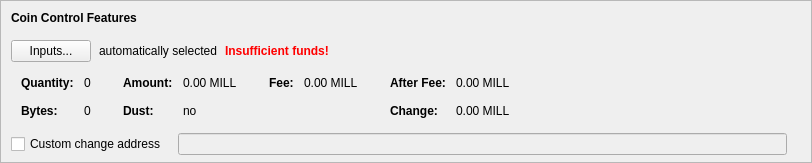
    <widget class="QFrame" name="frameCoinControl">
     <property name="sizePolicy">
      <sizepolicy hsizetype="Expanding" vsizetype="Expanding">
       <horstretch>0</horstretch>
       <verstretch>0</verstretch>
      </sizepolicy>
     </property>
     <property name="maximumSize">
      <size>
       <width>16777215</width>
       <height>16777215</height>
      </size>
     </property>
     <property name="frameShape">
      <enum>QFrame::StyledPanel</enum>
     </property>
     <property name="frameShadow">
      <enum>QFrame::Sunken</enum>
     </property>
     <layout class="QVBoxLayout" name="verticalLayoutCoinControl2">
      <property name="spacing">
       <number>0</number>
      </property>
      <property name="leftMargin">
       <number>0</number>
      </property>
      <property name="topMargin">
       <number>0</number>
      </property>
      <property name="rightMargin">
       <number>0</number>
      </property>
      <property name="bottomMargin">
       <number>6</number>
      </property>
      <item>
       <layout class="QVBoxLayout" name="verticalLayoutCoinControl" stretch="0,0,0,0,1">
        <property name="spacing">
         <number>0</number>
        </property>
        <property name="leftMargin">
         <number>10</number>
        </property>
        <property name="topMargin">
         <number>10</number>
        </property>
        <item>
         <layout class="QHBoxLayout" name="horizontalLayoutCoinControl1">
          <property name="bottomMargin">
           <number>15</number>
          </property>
          <item>
           <widget class="QLabel" name="labelCoinControlFeatures">
            <property name="sizePolicy">
             <sizepolicy hsizetype="Preferred" vsizetype="Maximum">
              <horstretch>0</horstretch>
              <verstretch>0</verstretch>
             </sizepolicy>
            </property>
            <property name="font">
             <font>
              <weight>75</weight>
              <bold>true</bold>
             </font>
            </property>
            <property name="styleSheet">
             <string notr="true">font-weight:bold;</string>
            </property>
            <property name="text">
             <string>Coin Control Features</string>
            </property>
           </widget>
          </item>
         </layout>
        </item>
        <item>
         <layout class="QHBoxLayout" name="horizontalLayoutCoinControl2" stretch="0,0,0,0">
          <property name="spacing">
           <number>8</number>
          </property>
          <property name="bottomMargin">
           <number>10</number>
          </property>
          <item>
           <widget class="QPushButton" name="pushButtonCoinControl">
            <property name="styleSheet">
             <string notr="true"/>
            </property>
            <property name="text">
             <string>Inputs...</string>
            </property>
            <property name="autoDefault">
             <bool>false</bool>
            </property>
           </widget>
          </item>
          <item>
           <widget class="QLabel" name="labelCoinControlAutomaticallySelected">
            <property name="text">
             <string>automatically selected</string>
            </property>
            <property name="margin">
             <number>5</number>
            </property>
           </widget>
          </item>
          <item>
           <widget class="QLabel" name="labelCoinControlInsuffFunds">
            <property name="font">
             <font>
              <weight>75</weight>
              <bold>true</bold>
             </font>
            </property>
            <property name="styleSheet">
             <string notr="true">color:red;font-weight:bold;</string>
            </property>
            <property name="text">
             <string>Insufficient funds!</string>
            </property>
            <property name="margin">
             <number>5</number>
            </property>
           </widget>
          </item>
          <item>
           <spacer name="horizontalSpacerCoinControl">
            <property name="orientation">
             <enum>Qt::Horizontal</enum>
            </property>
            <property name="sizeHint" stdset="0">
             <size>
              <width>40</width>
              <height>1</height>
             </size>
            </property>
           </spacer>
          </item>
         </layout>
        </item>
        <item>
         <widget class="QWidget" name="widgetCoinControl" native="true">
          <property name="sizePolicy">
           <sizepolicy hsizetype="Preferred" vsizetype="Preferred">
            <horstretch>0</horstretch>
            <verstretch>0</verstretch>
           </sizepolicy>
          </property>
          <property name="minimumSize">
           <size>
            <width>0</width>
            <height>0</height>
           </size>
          </property>
          <property name="styleSheet">
           <string notr="true"/>
          </property>
          <layout class="QHBoxLayout" name="horizontalLayoutCoinControl5">
           <property name="leftMargin">
            <number>0</number>
           </property>
           <property name="topMargin">
            <number>0</number>
           </property>
           <property name="rightMargin">
            <number>0</number>
           </property>
           <property name="bottomMargin">
            <number>0</number>
           </property>
           <item>
            <layout class="QHBoxLayout" name="horizontalLayoutCoinControl3" stretch="0,0,0,1">
             <property name="spacing">
              <number>20</number>
             </property>
             <property name="topMargin">
              <number>0</number>
             </property>
             <property name="bottomMargin">
              <number>10</number>
             </property>
             <item>
              <layout class="QFormLayout" name="formLayoutCoinControl1">
               <property name="horizontalSpacing">
                <number>10</number>
               </property>
               <property name="verticalSpacing">
                <number>14</number>
               </property>
               <property name="leftMargin">
                <number>10</number>
               </property>
               <property name="topMargin">
                <number>4</number>
               </property>
               <property name="rightMargin">
                <number>6</number>
               </property>
               <item row="0" column="0">
                <widget class="QLabel" name="labelCoinControlQuantityText">
                 <property name="font">
                  <font>
                   <weight>75</weight>
                   <bold>true</bold>
                  </font>
                 </property>
                 <property name="text">
                  <string>Quantity:</string>
                 </property>
                 <property name="margin">
                  <number>0</number>
                 </property>
                </widget>
               </item>
               <item row="0" column="1">
                <widget class="QLabel" name="labelCoinControlQuantity">
                 <property name="cursor">
                  <cursorShape>IBeamCursor</cursorShape>
                 </property>
                 <property name="contextMenuPolicy">
                  <enum>Qt::ActionsContextMenu</enum>
                 </property>
                 <property name="text">
                  <string notr="true">0</string>
                 </property>
                 <property name="margin">
                  <number>0</number>
                 </property>
                 <property name="textInteractionFlags">
                  <set>Qt::LinksAccessibleByMouse|Qt::TextSelectableByKeyboard|Qt::TextSelectableByMouse</set>
                 </property>
                </widget>
               </item>
               <item row="1" column="0">
                <widget class="QLabel" name="labelCoinControlBytesText">
                 <property name="font">
                  <font>
                   <weight>75</weight>
                   <bold>true</bold>
                  </font>
                 </property>
                 <property name="text">
                  <string>Bytes:</string>
                 </property>
                </widget>
               </item>
               <item row="1" column="1">
                <widget class="QLabel" name="labelCoinControlBytes">
                 <property name="cursor">
                  <cursorShape>IBeamCursor</cursorShape>
                 </property>
                 <property name="contextMenuPolicy">
                  <enum>Qt::ActionsContextMenu</enum>
                 </property>
                 <property name="text">
                  <string notr="true">0</string>
                 </property>
                 <property name="textInteractionFlags">
                  <set>Qt::LinksAccessibleByMouse|Qt::TextSelectableByKeyboard|Qt::TextSelectableByMouse</set>
                 </property>
                </widget>
               </item>
              </layout>
             </item>
             <item>
              <layout class="QFormLayout" name="formLayoutCoinControl2">
               <property name="horizontalSpacing">
                <number>10</number>
               </property>
               <property name="verticalSpacing">
                <number>14</number>
               </property>
               <property name="leftMargin">
                <number>6</number>
               </property>
               <property name="topMargin">
                <number>4</number>
               </property>
               <property name="rightMargin">
                <number>6</number>
               </property>
               <item row="0" column="0">
                <widget class="QLabel" name="labelCoinControlAmountText">
                 <property name="font">
                  <font>
                   <weight>75</weight>
                   <bold>true</bold>
                  </font>
                 </property>
                 <property name="text">
                  <string>Amount:</string>
                 </property>
                 <property name="margin">
                  <number>0</number>
                 </property>
                </widget>
               </item>
               <item row="0" column="1">
                <widget class="QLabel" name="labelCoinControlAmount">
                 <property name="cursor">
                  <cursorShape>IBeamCursor</cursorShape>
                 </property>
                 <property name="contextMenuPolicy">
                  <enum>Qt::ActionsContextMenu</enum>
                 </property>
                 <property name="text">
                  <string notr="true">0.00 MILL</string>
                 </property>
                 <property name="textInteractionFlags">
                  <set>Qt::LinksAccessibleByMouse|Qt::TextSelectableByKeyboard|Qt::TextSelectableByMouse</set>
                 </property>
                </widget>
               </item>
               <item row="1" column="0">
                <widget class="QLabel" name="labelCoinControlLowOutputText">
                 <property name="font">
                  <font>
                   <weight>75</weight>
                   <bold>true</bold>
                  </font>
                 </property>
                 <property name="text">
                  <string>Dust:</string>
                 </property>
                </widget>
               </item>
               <item row="1" column="1">
                <widget class="QLabel" name="labelCoinControlLowOutput">
                 <property name="cursor">
                  <cursorShape>IBeamCursor</cursorShape>
                 </property>
                 <property name="contextMenuPolicy">
                  <enum>Qt::ActionsContextMenu</enum>
                 </property>
                 <property name="text">
                  <string notr="true">no</string>
                 </property>
                 <property name="textInteractionFlags">
                  <set>Qt::LinksAccessibleByMouse|Qt::TextSelectableByKeyboard|Qt::TextSelectableByMouse</set>
                 </property>
                </widget>
               </item>
              </layout>
             </item>
             <item>
              <layout class="QFormLayout" name="formLayoutCoinControl3">
               <property name="horizontalSpacing">
                <number>10</number>
               </property>
               <property name="verticalSpacing">
                <number>14</number>
               </property>
               <property name="leftMargin">
                <number>6</number>
               </property>
               <property name="topMargin">
                <number>4</number>
               </property>
               <property name="rightMargin">
                <number>6</number>
               </property>
               <item row="0" column="0">
                <widget class="QLabel" name="labelCoinControlFeeText">
                 <property name="font">
                  <font>
                   <weight>75</weight>
                   <bold>true</bold>
                  </font>
                 </property>
                 <property name="text">
                  <string>Fee:</string>
                 </property>
                 <property name="margin">
                  <number>0</number>
                 </property>
                </widget>
               </item>
               <item row="0" column="1">
                <widget class="QLabel" name="labelCoinControlFee">
                 <property name="cursor">
                  <cursorShape>IBeamCursor</cursorShape>
                 </property>
                 <property name="contextMenuPolicy">
                  <enum>Qt::ActionsContextMenu</enum>
                 </property>
                 <property name="text">
                  <string notr="true">0.00 MILL</string>
                 </property>
                 <property name="textInteractionFlags">
                  <set>Qt::LinksAccessibleByMouse|Qt::TextSelectableByKeyboard|Qt::TextSelectableByMouse</set>
                 </property>
                </widget>
               </item>
              </layout>
             </item>
             <item>
              <layout class="QFormLayout" name="formLayoutCoinControl4">
               <property name="horizontalSpacing">
                <number>10</number>
               </property>
               <property name="verticalSpacing">
                <number>14</number>
               </property>
               <property name="leftMargin">
                <number>6</number>
               </property>
               <property name="topMargin">
                <number>4</number>
               </property>
               <property name="rightMargin">
                <number>6</number>
               </property>
               <item row="0" column="0">
                <widget class="QLabel" name="labelCoinControlAfterFeeText">
                 <property name="font">
                  <font>
                   <weight>75</weight>
                   <bold>true</bold>
                  </font>
                 </property>
                 <property name="text">
                  <string>After Fee:</string>
                 </property>
                 <property name="margin">
                  <number>0</number>
                 </property>
                </widget>
               </item>
               <item row="0" column="1">
                <widget class="QLabel" name="labelCoinControlAfterFee">
                 <property name="cursor">
                  <cursorShape>IBeamCursor</cursorShape>
                 </property>
                 <property name="contextMenuPolicy">
                  <enum>Qt::ActionsContextMenu</enum>
                 </property>
                 <property name="text">
                  <string notr="true">0.00 MILL</string>
                 </property>
                 <property name="textInteractionFlags">
                  <set>Qt::LinksAccessibleByMouse|Qt::TextSelectableByKeyboard|Qt::TextSelectableByMouse</set>
                 </property>
                </widget>
               </item>
               <item row="1" column="0">
                <widget class="QLabel" name="labelCoinControlChangeText">
                 <property name="font">
                  <font>
                   <weight>75</weight>
                   <bold>true</bold>
                  </font>
                 </property>
                 <property name="text">
                  <string>Change:</string>
                 </property>
                </widget>
               </item>
               <item row="1" column="1">
                <widget class="QLabel" name="labelCoinControlChange">
                 <property name="cursor">
                  <cursorShape>IBeamCursor</cursorShape>
                 </property>
                 <property name="contextMenuPolicy">
                  <enum>Qt::ActionsContextMenu</enum>
                 </property>
                 <property name="text">
                  <string notr="true">0.00 MILL</string>
                 </property>
                 <property name="textInteractionFlags">
                  <set>Qt::LinksAccessibleByMouse|Qt::TextSelectableByKeyboard|Qt::TextSelectableByMouse</set>
                 </property>
                </widget>
               </item>
              </layout>
             </item>
            </layout>
           </item>
          </layout>
         </widget>
        </item>
        <item>
         <layout class="QHBoxLayout" name="horizontalLayoutCoinControl4" stretch="0,0,0">
          <property name="spacing">
           <number>12</number>
          </property>
          <property name="sizeConstraint">
           <enum>QLayout::SetDefaultConstraint</enum>
          </property>
          <property name="topMargin">
           <number>5</number>
          </property>
          <property name="rightMargin">
           <number>5</number>
          </property>
          <item>
           <widget class="QCheckBox" name="checkBoxCoinControlChange">
            <property name="toolTip">
             <string>If this is activated, but the change address is empty or invalid, change will be sent to a newly generated address.</string>
            </property>
            <property name="text">
             <string>Custom change address</string>
            </property>
           </widget>
          </item>
          <item>
           <widget class="QValidatedLineEdit" name="lineEditCoinControlChange">
            <property name="enabled">
             <bool>false</bool>
            </property>
            <property name="sizePolicy">
             <sizepolicy hsizetype="Expanding" vsizetype="Fixed">
              <horstretch>0</horstretch>
              <verstretch>0</verstretch>
             </sizepolicy>
            </property>
           </widget>
          </item>
          <item>
           <widget class="QLabel" name="labelCoinControlChangeLabel">
            <property name="sizePolicy">
             <sizepolicy hsizetype="Preferred" vsizetype="Expanding">
              <horstretch>0</horstretch>
              <verstretch>0</verstretch>
             </sizepolicy>
            </property>
            <property name="minimumSize">
             <size>
              <width>0</width>
              <height>0</height>
             </size>
            </property>
            <property name="text">
             <string/>
            </property>
            <property name="margin">
             <number>3</number>
            </property>
           </widget>
          </item>
         </layout>
        </item>
        <item>
         <spacer name="verticalSpacerCoinControl">
          <property name="orientation">
           <enum>Qt::Vertical</enum>
          </property>
          <property name="sizeHint" stdset="0">
           <size>
            <width>800</width>
            <height>1</height>
           </size>
          </property>
         </spacer>
        </item>
       </layout>
      </item>
     </layout>
    </widget>
